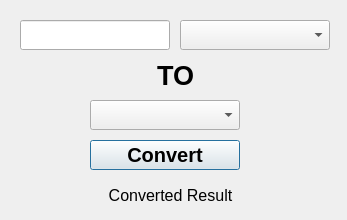
<?xml version="1.0" encoding="UTF-8"?>
<ui version="4.0">
 <class>Dialog</class>
 <widget class="QDialog" name="Dialog">
  <property name="enabled">
   <bool>true</bool>
  </property>
  <property name="geometry">
   <rect>
    <x>0</x>
    <y>0</y>
    <width>347</width>
    <height>220</height>
   </rect>
  </property>
  <property name="sizePolicy">
   <sizepolicy hsizetype="Fixed" vsizetype="Fixed">
    <horstretch>0</horstretch>
    <verstretch>0</verstretch>
   </sizepolicy>
  </property>
  <property name="windowTitle">
   <string>Currency Converter</string>
  </property>
  <widget class="QLineEdit" name="le_from_currency">
   <property name="geometry">
    <rect>
     <x>20</x>
     <y>20</y>
     <width>150</width>
     <height>30</height>
    </rect>
   </property>
  </widget>
  <widget class="QComboBox" name="cb_from_currency">
   <property name="geometry">
    <rect>
     <x>180</x>
     <y>20</y>
     <width>150</width>
     <height>30</height>
    </rect>
   </property>
  </widget>
  <widget class="QLabel" name="label">
   <property name="geometry">
    <rect>
     <x>140</x>
     <y>60</y>
     <width>71</width>
     <height>30</height>
    </rect>
   </property>
   <property name="font">
    <font>
     <pointsize>20</pointsize>
     <weight>75</weight>
     <bold>true</bold>
    </font>
   </property>
   <property name="text">
    <string>TO</string>
   </property>
   <property name="alignment">
    <set>Qt::AlignCenter</set>
   </property>
  </widget>
  <widget class="QComboBox" name="cb_to_currency">
   <property name="geometry">
    <rect>
     <x>90</x>
     <y>100</y>
     <width>150</width>
     <height>30</height>
    </rect>
   </property>
  </widget>
  <widget class="QLabel" name="lbl_converted_currency">
   <property name="geometry">
    <rect>
     <x>10</x>
     <y>180</y>
     <width>321</width>
     <height>30</height>
    </rect>
   </property>
   <property name="font">
    <font>
     <pointsize>12</pointsize>
    </font>
   </property>
   <property name="text">
    <string>Converted Result</string>
   </property>
   <property name="alignment">
    <set>Qt::AlignCenter</set>
   </property>
  </widget>
  <widget class="QPushButton" name="pb_convert_currency">
   <property name="geometry">
    <rect>
     <x>90</x>
     <y>140</y>
     <width>150</width>
     <height>30</height>
    </rect>
   </property>
   <property name="font">
    <font>
     <pointsize>15</pointsize>
     <weight>75</weight>
     <bold>true</bold>
    </font>
   </property>
   <property name="text">
    <string>Convert</string>
   </property>
  </widget>
 </widget>
 <tabstops>
  <tabstop>le_from_currency</tabstop>
  <tabstop>cb_from_currency</tabstop>
  <tabstop>cb_to_currency</tabstop>
  <tabstop>pb_convert_currency</tabstop>
 </tabstops>
 <resources/>
 <connections/>
</ui>
